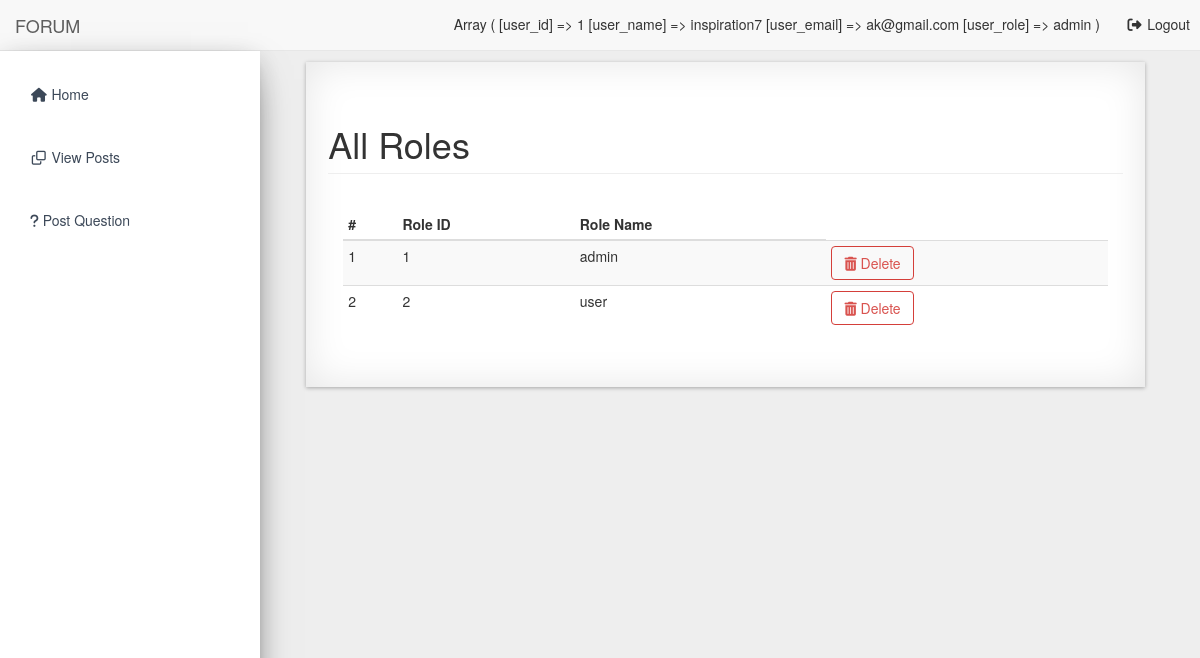
Page /admin/roles.php (signed in) on the committed database.
### tables this page shows
CREATE TABLE `roles` (
  `role_id` int(11) NOT NULL,
  `role_name` varchar(255) NOT NULL
);

### classes/Database.php (called while the page is built, shortened)
<?php
    class Database {
        private $servername;
        private $username;
        private $password;
        private $database;
        private $connection;
        public function __construct() {
            $this->servername = "localhost";
            $this->username = "aniket";
            $this->password = "aniket";
            $this->database = "forumdb";
        }
        public function connectDB() {
            $this->connection = new mysqli($this->servername, $this->username, $this->password, $this->database);
        }
        public function getConnection() {
            return $this->connection;
        }
    }
    $database = new Database();
?>

### classes/Roles.php (called while the page is built, shortened)
<?php
	require_once("Database.php");
	class Roles {
		private $connection;
		public function __construct() {
			global $database;
			$this->connection = $database->getConnection();
		}
		public function getAllRoles() {
			$sql = "SELECT * FROM roles";
			$result_set = $this->connection->query($sql);
			return $result_set;
		}
	}
?>

### admin/roles.php (the view, shortened to what this page needs)
<!DOCTYPE html>
<html lang="en">
    <?php
        require_once("../ui-elements/header.php");
        require_once("../classes/Roles.php");
    ?>
    <body>
        <div id="wrapper">
            <?php
                require_once("../ui-elements/navigation.php");
            ?>
            <div id="page-wrapper">
                <div class="container-fluid container-fluid-mine effect8 padding-mine">
                    <div class="row">
                        <div class="col-lg-12">
                            <h1 class="page-header">All Roles</h1>
                        </div>
                    </div>
                    <div class="panel-body">
                        <div class="table-responsive">
                            <table class="table table-hover table-striped table-condensed" id="roles-table">
                                <thead>
                                    <tr>
                                        <th>#</th>
                                        <th>Role ID</th>
                                        <th>Role Name</th>
                                    </tr>
                                </thead>
                                <tbody class="hover-mine">
                                    <?php
                                        $sr_no = 1;
                                        $roles = new Roles();
                                        $result_set = $roles->getAllRoles();
                                        while($row = mysqli_fetch_assoc($result_set)) {
                                            extract($row);
                                    ?>
                                            <tr>
                                                <td><?php echo $sr_no; ?></td>
                                                <td><?php echo $role_id; ?></td>
                                                <td><?php echo $role_name; ?></td>
                                                <td><a class='btn btn-outline btn-danger' onclick="deleteRoleClicked(event, <?php echo $role_id; ?>, this);"><span class='fa fa-trash'></span> Delete</a></td>
                                            </tr>
                                    <?php
                                            $sr_no++;
                                        }
                                    ?>
                                </tbody>
                            </table>
                        </div>
                    </div>
                </div>
            </div>
        </div>

### assets/css/myStyles.css (style rules this page uses)
div#page-wrapper>div.container-fluid-mine { margin: 25px; margin-top: 7%; background: #fff!important; }
.padding-mine { padding: 2.5%; }
.effect8 { position:relative; -webkit-box-shadow:0 1px 4px rgba(0, 0, 0, 0.3), 0 0 40px rgba(0, 0, 0, 0.1) inset; -moz-box-shadow:0 1px 4px rgba(0, 0, 0, 0.3), 0 0 40px rgba(0, 0, 0, 0.1) inset; box-shadow:0 1px 4px rgba(0, 0, 0, 0.3), 0 0 40px rgba(0, 0, 0, 0.1) inset; }
.effect8:before, .effect8:after { content:""; position:absolute; z-index:-1; -webkit-box-shadow:0 0 20px rgba(0,0,0,0.8); -moz-box-shadow:0 0 20px rgba(0,0,0,0.8); box-shadow:0 0 20px rgba(0,0,0,0.8); top:10px; bottom:10px; left:0; right:0; -moz-border-radius:100px / 10px; border-radius:100px / 10px; }
.effect8:after { right:10px; left:auto; -webkit-transform:skew(8deg) rotate(3deg); -moz-transform:skew(8deg) rotate(3deg); -ms-transform:skew(8deg) rotate(3deg); -o-transform:skew(8deg) rotate(3deg); transform:skew(8deg) rotate(3deg); }

### rows in the picture
roles: role_id "1", role_name "admin"
roles: role_id "2", role_name "user"
